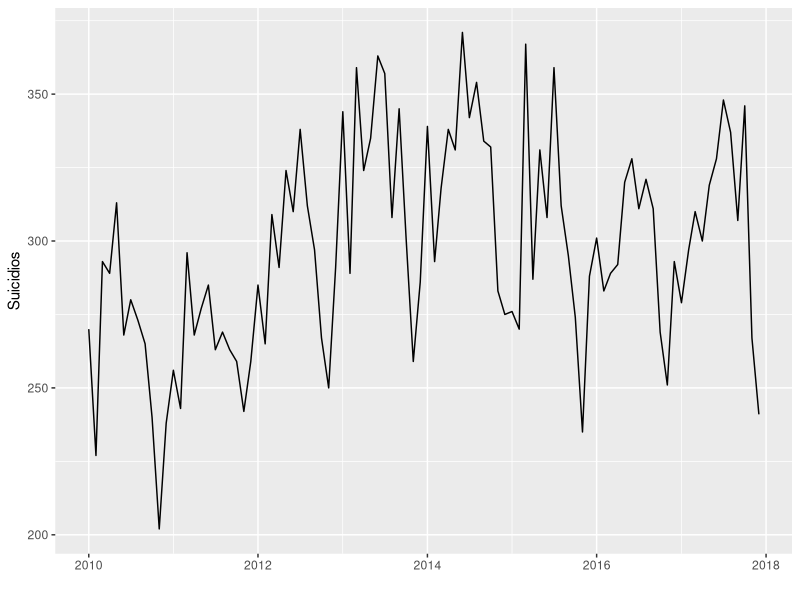

R code for this plot: (Note: this script raises an error after producing the figure.)
setwd("/home/hugojose.bello/Documentos/git_repos/news-scrapers/data-tunning-scripts/plot-time-series-data")
ine_data <- read.csv("procesado_suicidio_edad_ambos_hasta_2010.csv",  header=TRUE, sep=";")
scraping_data <- read.csv("scraped_news_suicide_data_sorted_2017_2010.csv",  header=TRUE, sep=";")
scraping_data_filtered <- read.csv("scraped_news_suicide_data_sorted_2017_2010_filtrado.csv",  header=TRUE, sep=";")
all_data <- read.csv("all_2011-2017.csv",  header=TRUE, sep=";")
# Installation
# install.packages('ggplot2')
# Loading
library(ggplot2)
#ine_data$month_code<- as.Date(ine_data$month_code , "%Y/%m/%d")
#install.packages('lubridate')
library(lubridate)
ine_data$month_code <- ymd(ine_data$month_code)
scraping_data$month_code <- ymd(scraping_data$month_code)
scraping_data_filtered$month_code <- ymd(scraping_data_filtered$month_code)
  
ggplot(ine_data, aes(month_code, todas_edades)) + geom_line() + xlab("") + ylab("Suicidios")
ggplot(ine_data, aes(month_code, de_15_a_29 + menores_15)) + geom_line() + xlab("") + ylab("Suicidios menores")

ggplot(scraping_data, aes(month_code, number_of_suicide_news)) + geom_line() + xlab("") + ylab("Numero noticias suicidio")
ggplot(scraping_data_filtered, aes(month_code, number_of_suicide_news)) + geom_line() + xlab("") + ylab("Numero noticias suicidio")


plot(all_data$noticias_suicidio, all_data$suicidios, col = "blue", main = "", xlab = "noticias suicidio", ylab = "suicidios")
lm(all_data$noticias_suicidio ~ all_data$suicidios)
abline(lm(all_data$noticias_suicidio ~ all_data$suicidios))

cor(all_data$noticias_suicidio, all_data$suicidios)
  
